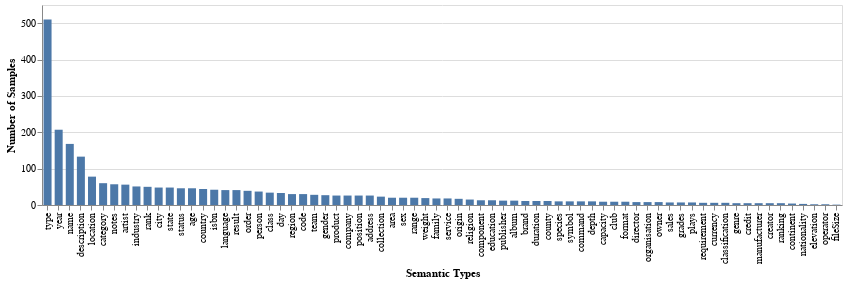

Here is the notebook cell this chart was saved with:
### Code cell
alt.Chart(type_freq_df.reset_index()).mark_bar(size=8).encode(
    x = alt.X('type:O',
              title = 'Semantic Types',
              sort=alt.EncodingSortField(
                field="count",  
                order="descending")),
    y = alt.Y('count', title='Number of Samples')    
).properties(width=800,height=200)

### Figure 1 — Vega-Lite specification as saved in the notebook (floating-point values rounded to 4 significant figures)
{"config": {"view": {"continuousWidth": 400, "continuousHeight": 300}}, "data": {"name": "data-f92820c6c325a93517f1e88940187c36"}, "mark": {"type": "bar", "size": 8}, "encoding": {"x": {"field": "type", "sort": {"field": "count", "order": "descending"}, "title": "Semantic Types", "type": "ordinal"}, "y": {"field": "count", "title": "Number of Samples", "type": "quantitative"}}, "height": 200, "width": 800, "$schema": "https://vega.github.io/schema/vega-lite/v4.17.0.json", "datasets": {"data-f92820c6c325a93517f1e88940187c36": [{"type": "type", "count": 510}, {"type": "year", "count": 207}, {"type": "name", "count": 168}, {"type": "description", "count": 133}, {"type": "location", "count": 78}, {"type": "category", "count": 60}, {"type": "notes", "count": 57}, {"type": "artist", "count": 56}, {"type": "industry", "count": 51}, {"type": "rank", "count": 50}, {"type": "city", "count": 48}, {"type": "state", "count": 48}, {"type": "status", "count": 46}, {"type": "age", "count": 46}, {"type": "country", "count": 44}, {"type": "isbn", "count": 42}, {"type": "language", "count": 41}, {"type": "result", "count": 41}, {"type": "order", "count": 39}, {"type": "person", "count": 37}, {"type": "class", "count": 34}, {"type": "day", "count": 33}, {"type": "region", "count": 30}, {"type": "code", "count": 30}, {"type": "team", "count": 28}, {"type": "gender", "count": 27}, {"type": "product", "count": 26}, {"type": "company", "count": 26}, {"type": "position", "count": 26}, {"type": "address", "count": 26}, {"type": "collection", "count": 23}, {"type": "area", "count": 20}, {"type": "sex", "count": 20}, {"type": "range", "count": 20}, {"type": "weight", "count": 19}, {"type": "family", "count": 18}, {"type": "service", "count": 18}, {"type": "origin", "count": 17}, {"type": "religion", "count": 15}, {"type": "component", "count": 13}, {"type": "education", "count": 13}, {"type": "publisher", "count": 12}, {"type": "album", "count": 12}, {"type": "brand", "count": 11}, {"type": "duration", "count": 11}, {"type": "county", "count": 11}, {"type": "species", "count": 10}, {"type": "symbol", "count": 10}, {"type": "command", "count": 10}, {"type": "depth", "count": 10}, {"type": "capacity", "count": 9}, {"type": "club", "count": 9}, {"type": "format", "count": 9}, {"type": "director", "count": 8}, {"type": "organisation", "count": 8}, {"type": "owner", "count": 8}, {"type": "sales", "count": 7}, {"type": "grades", "count": 7}, {"type": "plays", "count": 7}, {"type": "requirement", "count": 6}, {"type": "currency", "count": 6}, {"type": "classification", "count": 6}, {"type": "genre", "count": 5}, {"type": "credit", "count": 5}, {"type": "manufacturer", "count": 5}, {"type": "creator", "count": 5}, {"type": "ranking", "count": 5}, {"type": "continent", "count": 4}, {"type": "nationality", "count": 3}, {"type": "elevation", "count": 2}, {"type": "operator", "count": 2}, {"type": "fileSize", "count": 1}]}}
